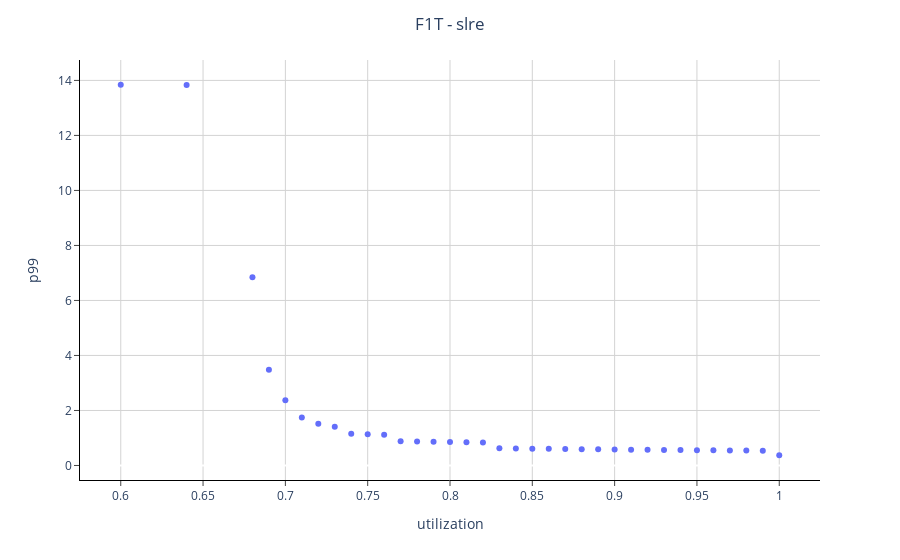

This figure's notebook cell:
### Code cell
plot.plot(x, 'utilization', allpoints=False)

### Figure 1 — Plotly figure (JSON) as saved in the notebook; plotly's stock layout.template omitted (floating-point values rounded to 4 significant figures)
{"data": [{"customdata": [[6e-05, 0.02783], [2e-05, 0.02598], [0.426, 0.02804], [0.4899, 0.02804], [0.5472, 0.02804], [0.5988, 0.02804], [0.6457, 0.02804], [0.6638, 0.02783], [0.7131, 0.02794], [0.7074, 0.0275], [0.7761, 0.02794], [0.7951, 0.02783], [0.7892, 0.02739], [0.7908, 0.02706], [0.7918, 0.02674], [0.792, 0.02641], [0.7917, 0.02608], [0.9021, 0.02783], [0.9024, 0.0275], [0.9022, 0.02717], [0.9018, 0.02685], [0.9011, 0.02652], [0.9044, 0.0263], [0.9031, 0.02598], [0.9017, 0.02565], [0.9042, 0.02543], [0.9022, 0.02511], [0.9044, 0.02489], [0.9059, 0.02467], [0.9034, 0.02434], [0.9002, 0.02402], [0.9018, 0.0238], [0.9027, 0.02358], [0.9036, 0.02336], [0.99, 0.02804]], "hovertemplate": "utilization=%{x}<br>p99=%{y}<br>hit_chance=%{customdata[0]}<br>period=%{customdata[1]}<extra></extra>", "legendgroup": "", "marker": {"color": "#636efa", "symbol": "circle"}, "mode": "markers", "name": "", "orientation": "v", "showlegend": false, "type": "scatter", "x": [0.6, 0.64, 0.68, 0.69, 0.7, 0.71, 0.72, 0.73, 0.74, 0.75, 0.76, 0.77, 0.78, 0.79, 0.8, 0.81, 0.82, 0.83, 0.84, 0.85, 0.86, 0.87, 0.88, 0.89, 0.9, 0.91, 0.92, 0.93, 0.94, 0.95, 0.96, 0.97, 0.98, 0.99, 1], "xaxis": "x", "y": [13.84, 13.83, 6.843, 3.481, 2.374, 1.746, 1.518, 1.411, 1.154, 1.136, 1.118, 0.8818, 0.8705, 0.862, 0.8532, 0.8444, 0.8354, 0.625, 0.6184, 0.6118, 0.605, 0.5982, 0.5936, 0.5866, 0.5796, 0.5748, 0.569, 0.5654, 0.5617, 0.5561, 0.5504, 0.5465, 0.5425, 0.5385, 0.372], "yaxis": "y"}], "layout": {"legend": {"tracegroupgap": 0}, "margin": {"t": 60}, "plot_bgcolor": "white", "title": {"text": "F1T - slre", "x": 0.5}, "xaxis": {"anchor": "y", "domain": [0, 1], "gridcolor": "lightgrey", "linecolor": "black", "mirror": false, "showline": true, "ticks": "outside", "title": {"text": "utilization"}}, "yaxis": {"anchor": "x", "domain": [0, 1], "gridcolor": "lightgrey", "linecolor": "black", "mirror": false, "showline": true, "ticks": "outside", "title": {"text": "p99"}}}}
